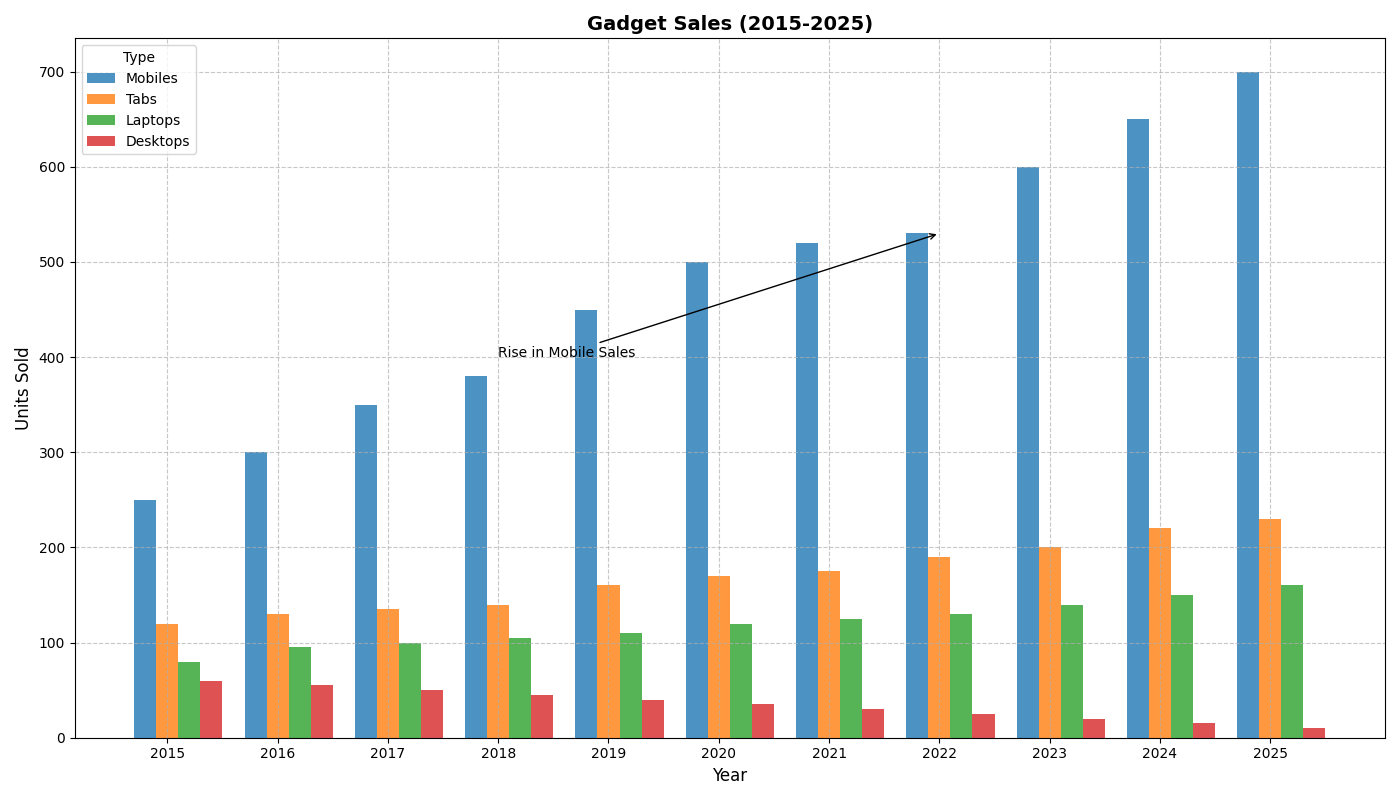

Write Python code to recreate this figure.
import matplotlib.pyplot as plt
import numpy as np

years = np.arange(2015, 2026)

# Sales data for different gadgets
mobile_phones = [250, 300, 350, 380, 450, 500, 520, 530, 600, 650, 700]
tablets = [120, 130, 135, 140, 160, 170, 175, 190, 200, 220, 230]
laptops = [80, 95, 100, 105, 110, 120, 125, 130, 140, 150, 160]
desktops = [60, 55, 50, 45, 40, 35, 30, 25, 20, 15, 10]

fig, ax = plt.subplots(figsize=(14, 8))

bar_width = 0.2
years_shifted = np.arange(len(years))

ax.bar(years_shifted - bar_width, mobile_phones, width=bar_width, label='Mobiles', color='#1f77b4', alpha=0.8)
ax.bar(years_shifted, tablets, width=bar_width, label='Tabs', color='#ff7f0e', alpha=0.8)
ax.bar(years_shifted + bar_width, laptops, width=bar_width, label='Laptops', color='#2ca02c', alpha=0.8)
ax.bar(years_shifted + 2 * bar_width, desktops, width=bar_width, label='Desktops', color='#d62728', alpha=0.8)

ax.set_title('Gadget Sales (2015-2025)', fontsize=14, fontweight='bold')
ax.set_ylabel('Units Sold', fontsize=12)
ax.set_xlabel('Year', fontsize=12)
ax.set_xticks(years_shifted)
ax.set_xticklabels(years)

ax.legend(title="Type", fontsize=10, loc='upper left')
ax.grid(True, linestyle='--', alpha=0.7)

ax.annotate('Rise in Mobile Sales', xy=(7, mobile_phones[7]), xytext=(3, 400),
            arrowprops=dict(facecolor='black', arrowstyle='->'), fontsize=10)

plt.tight_layout()
plt.show()
